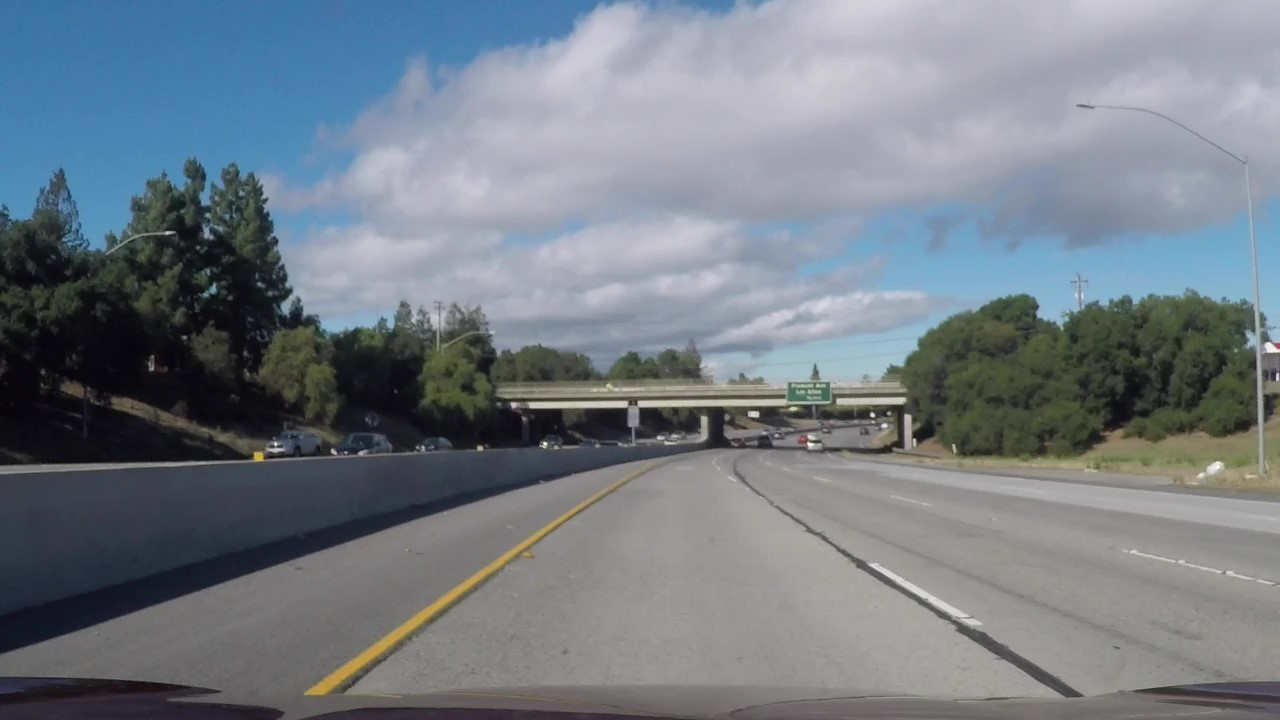
#> input picture test_images/challenge_1.jpg, 1280 x 720 px, given in place of test2.jpg, which was not available
$ jupyter execute Color_and_Gradient.ipynb   (older library calls are emulated)   (text cells are left out)
#> lines starting #> are read from the running program, lines starting #| are printed output that depends on the picture; pictures that were not available may be replaced by others from this repository, and a replacement may not be noted
### code/scripts/my_sobel_thresh.py
import numpy as np
import cv2
import matplotlib.pyplot as plt
import matplotlib.image as mpimg
import pickle


def abs_sobel_thresh(img, orient='x', sobel_kernel=3, thresh=(0,255)): #thresh_min=0, thresh_max=255):

    # 1) Convert to grayscale
    gray = cv2.cvtColor(img, cv2.COLOR_RGB2GRAY)

    # 2) Take the derivative in x or y given orient = 'x' or 'y'
    if orient=='x':
        sobel=cv2.Sobel(gray,cv2.CV_64F,1,0,ksize=sobel_kernel)
    else:
        sobel=cv2.Sobel(gray,cv2.CV_64F,0,1,ksize=sobel_kernel)

    #print(sobel.shape)
    # 3) Take the absolute value of the derivative or gradient
    abs_sobel = np.absolute(sobel)
    #print(abs_sobel.shape)
    # 4) Scale to 8-bit (0 - 255) then convert to type = np.uint8

    scaled_sobel=np.uint8(255*abs_sobel/np.max(abs_sobel))
    #print(type(scaled_sobel[0][0]))
    # 5) Create a mask of 1's where the scaled gradient magnitude
            # is > thresh_min and < thresh_max

    binary_output=np.zeros_like(scaled_sobel)
    binary_output[(scaled_sobel >= thresh[0]) & (scaled_sobel <= thresh[1])]=1

    #(scaled_sobel >= thresh_min) & (scaled_sobel <= thresh_max)
    # 6) Return this mask as your binary_output image
    return binary_output

# [37 lines left out: functions mag_thresh, dir_threshold, not called in this run]

### code/scripts/my_camera_cal.py
import numpy as np
import cv2
import glob
import matplotlib.pyplot as plt
from pathlib import Path
import pickle


# directory:  the directory where the callibration images are
# nx,ny the number of points inside the chess board
# [56 lines left out: functions find_points, undistort, saveValuesToUndistort, not called in this run]

def readValuesToUndistort(filename):
#> called with filename = 'config/myvalues_to_undistort.p'
    dist_pickle=pickle.load( open( filename, "rb" ) )
#> (reads code/config/myvalues_to_undistort.p from the repository)
    mtx=dist_pickle["mtx"]
    dist=dist_pickle["dist"]
    return mtx,dist

# [27 lines left out: functions unwarp, image_perspective, not called in this run]

### code/OLD2/Color_and_Gradient.ipynb
[cell 1]
import numpy as np
import cv2
import matplotlib.pyplot as plt
import matplotlib.image as mpimg
import pickle
import glob

[cell 2]
from scripts.my_camera_cal import readValuesToUndistort
from scripts.my_camera_cal import unwarp

[cell 3]
mtx,dist=readValuesToUndistort("config/myvalues_to_undistort.p")

[cell 4]
# Make a list of calibration images
images = glob.glob('../test_images/*.jpg')
print(images)

[cell 5]
# Read in an image
image = mpimg.imread('../test_images/test2.jpg')
#> image is the input picture: shape (720, 1280, 3); mean R, G, B 116.2, 124.4, 132.9
print(image.shape)
#| (720, 1280, 3)

[cell 6]
#undistort it
dst = cv2.undistort(image, mtx, dist, None, mtx)
print(dst.shape)
#| (720, 1280, 3)

[cell 7]
# Plot the result
f, (ax1, ax2) = plt.subplots(1, 2, figsize=(24, 9))
f.tight_layout()
ax1.imshow(image)
ax1.set_title('Original Image', fontsize=50)
ax2.imshow(dst)
ax2.set_title('Undistorted Image', fontsize=50)
plt.subplots_adjust(left=0., right=1, top=0.9, bottom=0.)

[cell 8]
R = dst[:,:,0]
G = dst[:,:,1]
B = dst[:,:,2]

[cell 9]
# Plot the result
f, (ax1, ax2,ax3) = plt.subplots(1, 3, figsize=(16, 6))
f.tight_layout()
ax1.imshow(R,cmap="gray")
ax1.set_title('R', fontsize=50)
ax2.imshow(G,cmap="gray")
ax2.set_title('G', fontsize=50)
ax3.imshow(B,cmap="gray")
ax3.set_title('B', fontsize=50)
plt.subplots_adjust(left=0., right=1, top=0.9, bottom=0.)

[cell 10]
thresh = (200, 255)
binary = np.zeros_like(R)
binary[(R > thresh[0]) & (R <= thresh[1])] = 1
plt.imshow(binary,cmap="gray")

[cell 11]
hls = cv2.cvtColor(dst, cv2.COLOR_RGB2HLS)
#> hls: shape (720, 1280, 3); mean of channels 0, 1, 2 81.9, 125.3, 35
h_channel = hls[:,:,0]
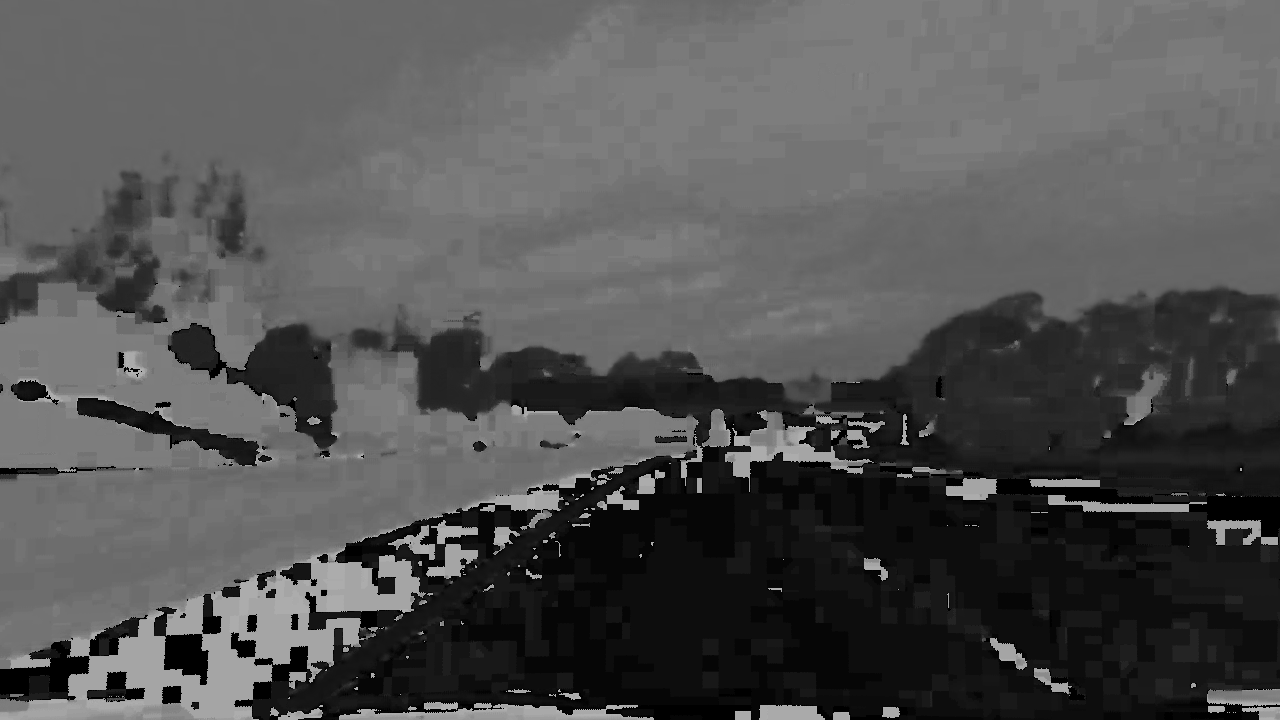
#> h_channel: shape (720, 1280); min 0, max 179, mean 81.9
l_channel = hls[:,:,1]
s_channel = hls[:,:,2]
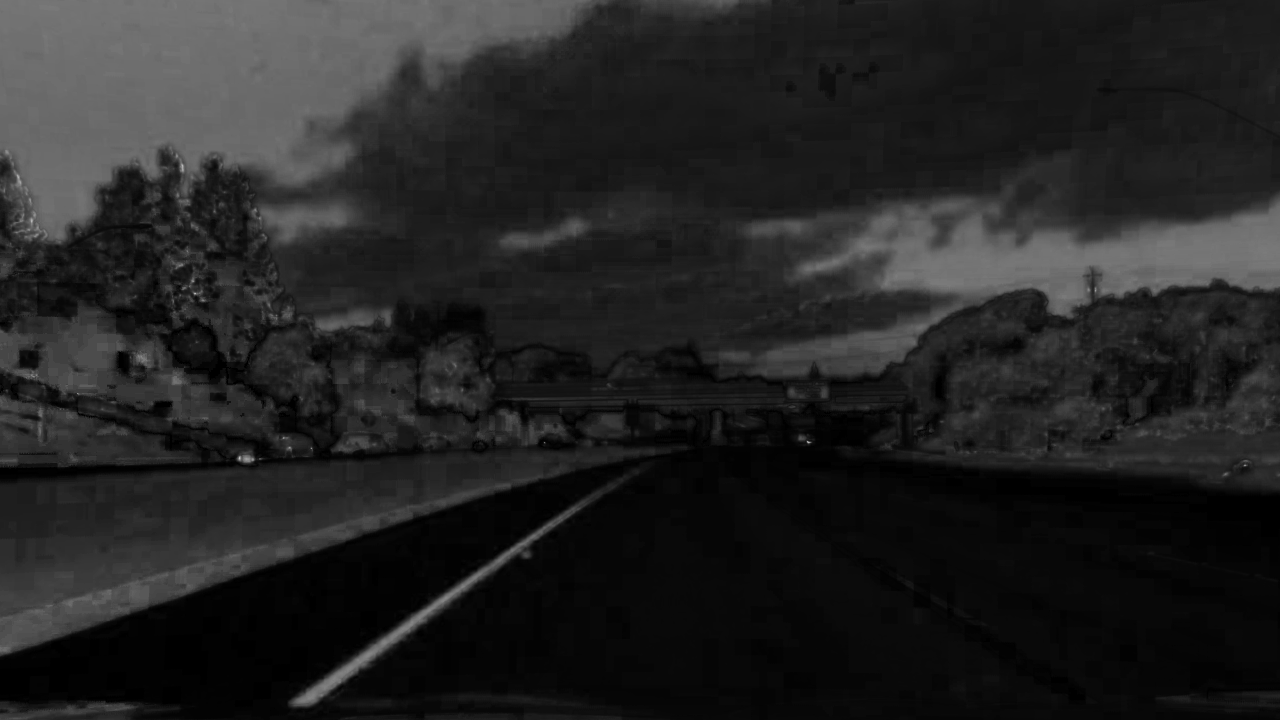
#> s_channel: shape (720, 1280); min 0, max 196, mean 35

[cell 12]
# Plot the result
f, (ax1, ax2,ax3) = plt.subplots(1, 3, figsize=(16, 6))
f.tight_layout()
ax1.imshow(h_channel,cmap="gray")
ax1.set_title('H', fontsize=50)
ax2.imshow(l_channel,cmap="gray")
ax2.set_title('L', fontsize=50)
ax3.imshow(s_channel,cmap="gray")
ax3.set_title('S', fontsize=50)
plt.subplots_adjust(left=0., right=1, top=0.9, bottom=0.)

[cell 13]
thresh = (110, 255)
binary = np.zeros_like(s_channel)
binary[(s_channel > thresh[0]) & (s_channel <= thresh[1])] = 1
plt.imshow(binary,cmap="gray")

[cell 14]
thresh = (15, 100)
binary = np.zeros_like(h_channel)
binary[(h_channel > thresh[0]) & (h_channel <= thresh[1])] = 1
plt.imshow(binary,cmap="gray")

[cell 15]
from scripts.my_sobel_thresh import abs_sobel_thresh
from scripts.my_sobel_thresh import mag_thresh
from scripts.my_sobel_thresh import dir_threshold

[cell 16]
grad_x = abs_sobel_thresh(dst, orient='x', thresh=(20, 100))
#> in abs_sobel_thresh, `sobel=cv2.Sobel(gray,cv2.CV_64F,1,0,ksize=sobel_kernel)`:
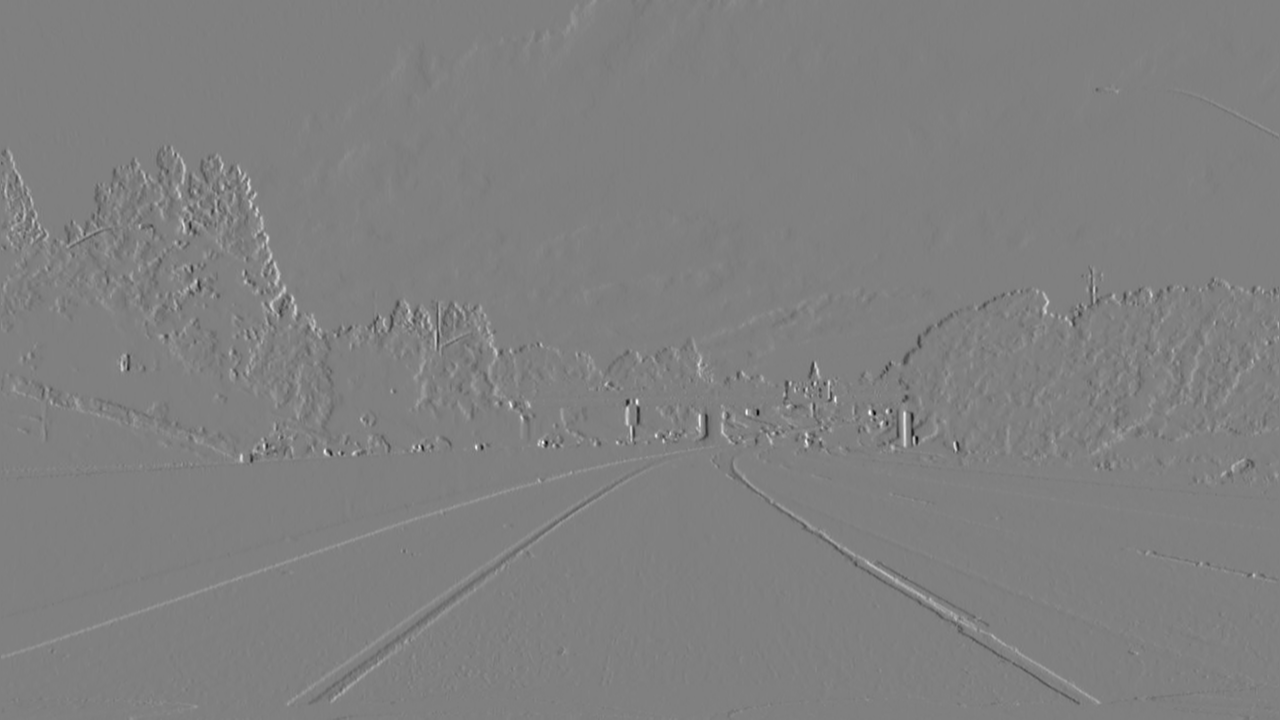
#> sobel: shape (720, 1280) float64; min -495, max 490, mean 0.5; drawn with min black and max white
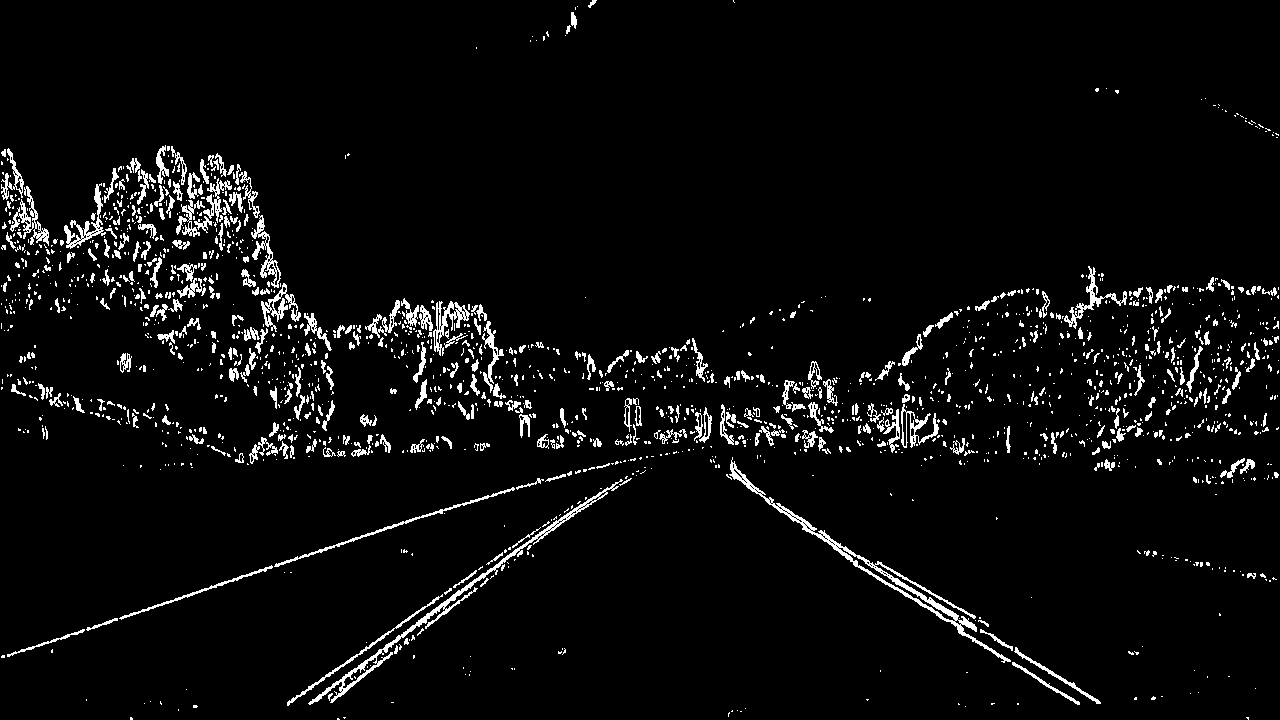
#> grad_x: shape (720, 1280); values 0 (black) and 1 (white), 4.5% white in thin lines or dots
plt.imshow(grad_x,cmap="gray")

[cell 17]
thresh = (110, 255)
binary_S = np.zeros_like(s_channel)
binary_S[(s_channel > thresh[0]) & (s_channel <= thresh[1])] = 1
plt.imshow(binary_S,cmap="gray")

[cell 18]
# Stack each channel
color_binary = np.dstack(( np.zeros_like(grad_x), grad_x, binary_S)) * 255
print(color_binary.shape)
#| (720, 1280, 3)
plt.figure(figsize=(20,10))
plt.imshow(color_binary)

[cell 19]
# Combine the two binary thresholds
combined_binary = np.zeros_like(grad_x)
combined_binary[(binary_S == 1) | (grad_x == 1)] = 1

[cell 20]
print(combined_binary.shape)
plt.figure(figsize=(20,10))
plt.imshow(combined_binary,cmap="gray")

[cell 21]
# Plot the result
f, (ax1, ax2) = plt.subplots(1, 2, figsize=(24, 9))
f.tight_layout()
ax1.imshow(dst)
ax1.set_title('Undistorted Image', fontsize=50)
ax2.imshow(combined_binary,cmap="gray")
ax2.set_title('Thresholded Image', fontsize=50)
plt.subplots_adjust(left=0., right=1, top=0.9, bottom=0.)
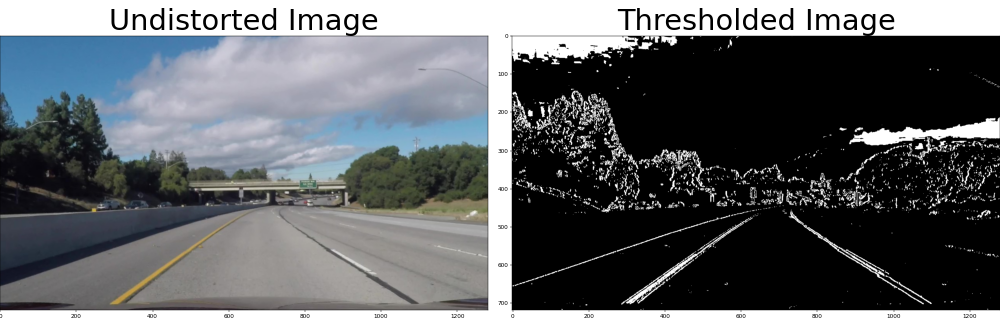
#> figure drawn by matplotlib, 2 panels
